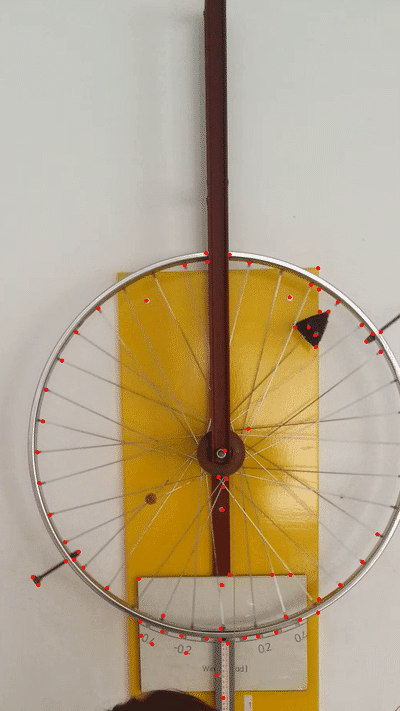
%> input picture kbGaw.gif, 400 x 711 px
$ octave main2.m   (GNU Octave 9; MATLAB toolbox functions it lacks are replaced by stand-ins)
%> lines starting %> are read from the running program, lines starting %| are printed output that depends on the picture
run('vlfeat-0.9.18/toolbox/vl_setup.m')
%> (this line was passed over: vl_setup is not available in this run)
addpath('ransac');
[frames, cmap] = imread('kbGaw.gif');
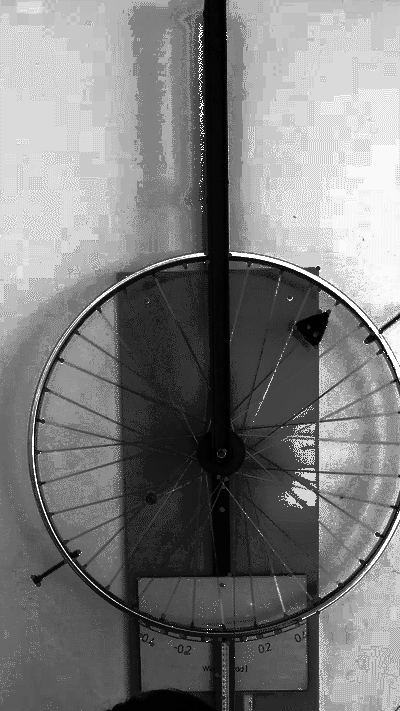
%> frames: size 711x400 uint8; min 0, max 255, mean 123.9
%> cmap = 256 rows, first 12: [0.192 0.0902 0.0667; 0.224 0.153 0.149; 0.173 0.11 0.0824; 0.31 0.11 0.0706; 0.286 0.145 0.11; 0.333 0.153 0.11; 0.341 0.188 0.0667; 0.267 0.149 0.141; 0.29 0.165 0.153; 0.341 0.169 0.145; 0.314 0.216 0.184; 0.408 0.208 0.11]

[w, h, ~, n] = size(frames);
%> w = 711; h = 400; n = 1
grayframes = single(zeros(w, h, n));
for i=1:size(frames, 4)
    % Convert indexed image to grayscale through RGB.
    rgb = ind2rgb(frames(:,:,:,i), cmap);
    grayframes(:,:,i) = single(rgb2gray(rgb));
end
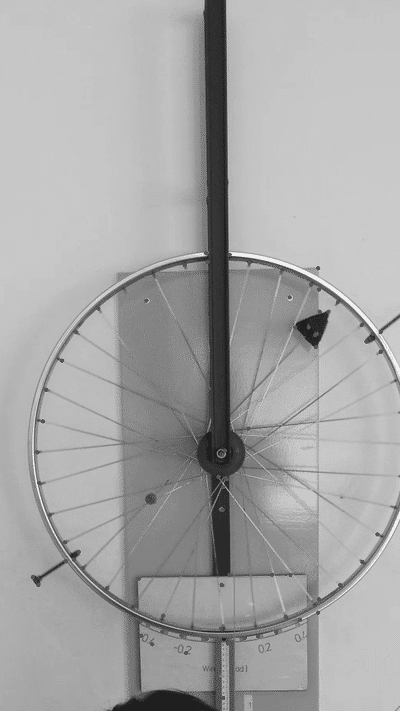
%> grayframes: size 711x400 single; min 0.118, max 0.948, mean 0.655

imshow(grayframes(:,:,1))
arrow = grayframes(305:355,285:335,1);
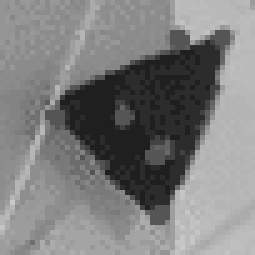
%> arrow: size 51x51 single (shown 5 times larger); min 0.118, max 0.789, mean 0.492
imshow(arrow);
%> (the run ends here)
